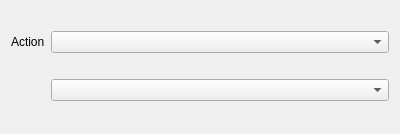
<?xml version="1.0" encoding="UTF-8"?>
<ui version="4.0">
 <class>EditHookAction</class>
 <widget class="QWidget" name="EditHookAction">
  <property name="geometry">
   <rect>
    <x>0</x>
    <y>0</y>
    <width>400</width>
    <height>134</height>
   </rect>
  </property>
  <property name="windowTitle">
   <string>Form</string>
  </property>
  <layout class="QGridLayout" name="gridLayout" columnstretch="0,1">
   <item row="0" column="0">
    <widget class="QLabel" name="label">
     <property name="text">
      <string>Action</string>
     </property>
    </widget>
   </item>
   <item row="0" column="1">
    <widget class="QComboBox" name="action"/>
   </item>
   <item row="1" column="1">
    <widget class="QComboBox" name="sub_action"/>
   </item>
  </layout>
 </widget>
 <resources/>
 <connections/>
</ui>
